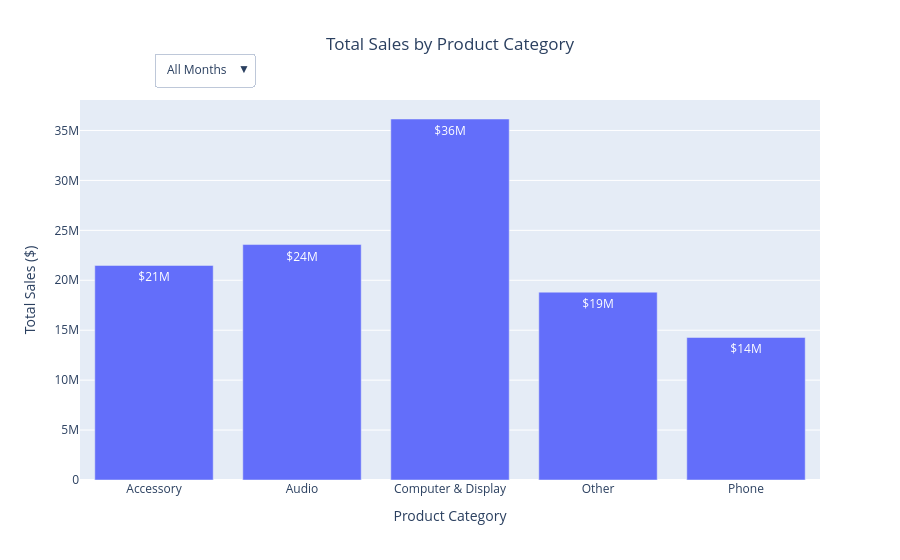

Notebook cell for this chart:
### Code cell
import plotly.graph_objects as go
import calendar

monthly_category_sales = df_cleaned.groupby(['Month', 'Category'])['Sales'].sum().reset_index()

months = sorted(monthly_category_sales['Month'].unique())
month_names = [calendar.month_abbr[int(m)] for m in months]

fig = go.Figure()

for month in months:
    df_month = monthly_category_sales[monthly_category_sales['Month'] == month]
    fig.add_trace(
        go.Bar(
            x=df_month['Category'],
            y=df_month['Sales'],
            name=calendar.month_abbr[int(month)],
            visible=False
        )
    )

total_category_sales = df_cleaned.groupby('Category')['Sales'].sum().reset_index()
fig.add_trace(
    go.Bar(
        x=total_category_sales['Category'],
        y=total_category_sales['Sales'],
        name='All Months',
        visible=True
    )
)

fig.update_traces(
    texttemplate='$%{y:,.2s}', 
    textposition='inside',
    textfont=dict(
        color='white',
        size=12
    ),
    insidetextanchor='end',
    selector=dict(type='bar')
)

buttons = []

buttons.append(dict(
    label="All Months",
    method="update",
    args=[{"visible": [False]*len(months) + [True]},
          {"title": "Total Sales by Product Category (All Months)"}]
))

for i, month_name in enumerate(month_names):
    visibility = [False] * (len(months) + 1)
    visibility[i] = True
    buttons.append(dict(
        label=month_name,
        method="update",
        args=[{"visible": visibility},
              {"title": f"Total Sales by Category for {month_name}"}]
    ))

fig.update_layout(
    updatemenus=[
        dict(
            active=0,
            buttons=buttons,
            direction="down",
            pad={"r": 10, "t": 10},
            showactive=True,
            x=0.1,
            xanchor="left",
            y=1.15,
            yanchor="top"
        )
    ],
    title_text="Total Sales by Product Category",
    xaxis_title="Product Category",
    yaxis_title="Total Sales ($)",
    title_x=0.5
)

fig.show()

### Figure 1 — Plotly figure (JSON) as saved in the notebook; plotly's stock layout.template omitted (floating-point values rounded to 4 significant figures)
{"data": [{"insidetextanchor": "end", "name": "Jan", "textfont": {"color": "white", "size": 12}, "textposition": "inside", "texttemplate": "$%{y:,.2s}", "type": "bar", "visible": false, "x": ["Accessory", "Audio", "Computer & Display", "Other", "Phone"], "y": [1331000.0, 1263000.0, 3382000.0, 1140000.0, 971400.0]}, {"insidetextanchor": "end", "name": "Feb", "textfont": {"color": "white", "size": 12}, "textposition": "inside", "texttemplate": "$%{y:,.2s}", "type": "bar", "visible": false, "x": ["Accessory", "Audio", "Computer & Display", "Other", "Phone"], "y": [1568000.0, 1295000.0, 2353000.0, 919200.0, 928000.0]}, {"insidetextanchor": "end", "name": "Mar", "textfont": {"color": "white", "size": 12}, "textposition": "inside", "texttemplate": "$%{y:,.2s}", "type": "bar", "visible": false, "x": ["Accessory", "Audio", "Computer & Display", "Other", "Phone"], "y": [1199000.0, 1454000.0, 2632000.0, 1111000.0, 917900.0]}, {"insidetextanchor": "end", "name": "Apr", "textfont": {"color": "white", "size": 12}, "textposition": "inside", "texttemplate": "$%{y:,.2s}", "type": "bar", "visible": false, "x": ["Accessory", "Audio", "Computer & Display", "Other", "Phone"], "y": [1244000.0, 1288000.0, 3920000.0, 3196000.0, 1106000.0]}, {"insidetextanchor": "end", "name": "May", "textfont": {"color": "white", "size": 12}, "textposition": "inside", "texttemplate": "$%{y:,.2s}", "type": "bar", "visible": false, "x": ["Accessory", "Audio", "Computer & Display", "Other", "Phone"], "y": [1234000.0, 1245000.0, 2579000.0, 3207000.0, 2285000.0]}, {"insidetextanchor": "end", "name": "Jun", "textfont": {"color": "white", "size": 12}, "textposition": "inside", "texttemplate": "$%{y:,.2s}", "type": "bar", "visible": false, "x": ["Accessory", "Audio", "Computer & Display", "Other", "Phone"], "y": [1225000.0, 3154000.0, 2371000.0, 1142000.0, 956200.0]}, {"insidetextanchor": "end", "name": "Jul", "textfont": {"color": "white", "size": 12}, "textposition": "inside", "texttemplate": "$%{y:,.2s}", "type": "bar", "visible": false, "x": ["Accessory", "Audio", "Computer & Display", "Other", "Phone"], "y": [3191000.0, 1201000.0, 2823000.0, 1306000.0, 1139000.0]}, {"insidetextanchor": "end", "name": "Aug", "textfont": {"color": "white", "size": 12}, "textposition": "inside", "texttemplate": "$%{y:,.2s}", "type": "bar", "visible": false, "x": ["Accessory", "Audio", "Computer & Display", "Other", "Phone"], "y": [3201000.0, 5251000.0, 3671000.0, 1209000.0, 990500.0]}, {"insidetextanchor": "end", "name": "Sep", "textfont": {"color": "white", "size": 12}, "textposition": "inside", "texttemplate": "$%{y:,.2s}", "type": "bar", "visible": false, "x": ["Accessory", "Audio", "Computer & Display", "Other", "Phone"], "y": [1786000.0, 1247000.0, 4011000.0, 2236000.0, 930300.0]}, {"insidetextanchor": "end", "name": "Oct", "textfont": {"color": "white", "size": 12}, "textposition": "inside", "texttemplate": "$%{y:,.2s}", "type": "bar", "visible": false, "x": ["Accessory", "Audio", "Computer & Display", "Other", "Phone"], "y": [1436000.0, 1348000.0, 2808000.0, 1122000.0, 2089000.0]}, {"insidetextanchor": "end", "name": "Nov", "textfont": {"color": "white", "size": 12}, "textposition": "inside", "texttemplate": "$%{y:,.2s}", "type": "bar", "visible": false, "x": ["Accessory", "Audio", "Computer & Display", "Other", "Phone"], "y": [2530000.0, 2250000.0, 2646000.0, 1119000.0, 987800.0]}, {"insidetextanchor": "end", "name": "Dec", "textfont": {"color": "white", "size": 12}, "textposition": "inside", "texttemplate": "$%{y:,.2s}", "type": "bar", "visible": false, "x": ["Accessory", "Audio", "Computer & Display", "Other", "Phone"], "y": [1540000.0, 2580000.0, 2954000.0, 1103000.0, 970900.0]}, {"insidetextanchor": "end", "name": "All Months", "textfont": {"color": "white", "size": 12}, "textposition": "inside", "texttemplate": "$%{y:,.2s}", "type": "bar", "visible": true, "x": ["Accessory", "Audio", "Computer & Display", "Other", "Phone"], "y": [21490000.0, 23580000.0, 36150000.0, 18810000.0, 14270000.0]}], "layout": {"title": {"text": "Total Sales by Product Category", "x": 0.5}, "updatemenus": [{"active": 0, "buttons": [{"args": [{"visible": [false, false, false, false, false, false, false, false, false, false, false, false, true]}, {"title": "Total Sales by Product Category (All Months)"}], "label": "All Months", "method": "update"}, {"args": [{"visible": [true, false, false, false, false, false, false, false, false, false, false, false, false]}, {"title": "Total Sales by Category for Jan"}], "label": "Jan", "method": "update"}, {"args": [{"visible": [false, true, false, false, false, false, false, false, false, false, false, false, false]}, {"title": "Total Sales by Category for Feb"}], "label": "Feb", "method": "update"}, {"args": [{"visible": [false, false, true, false, false, false, false, false, false, false, false, false, false]}, {"title": "Total Sales by Category for Mar"}], "label": "Mar", "method": "update"}, {"args": [{"visible": [false, false, false, true, false, false, false, false, false, false, false, false, false]}, {"title": "Total Sales by Category for Apr"}], "label": "Apr", "method": "update"}, {"args": [{"visible": [false, false, false, false, true, false, false, false, false, false, false, false, false]}, {"title": "Total Sales by Category for May"}], "label": "May", "method": "update"}, {"args": [{"visible": [false, false, false, false, false, true, false, false, false, false, false, false, false]}, {"title": "Total Sales by Category for Jun"}], "label": "Jun", "method": "update"}, {"args": [{"visible": [false, false, false, false, false, false, true, false, false, false, false, false, false]}, {"title": "Total Sales by Category for Jul"}], "label": "Jul", "method": "update"}, {"args": [{"visible": [false, false, false, false, false, false, false, true, false, false, false, false, false]}, {"title": "Total Sales by Category for Aug"}], "label": "Aug", "method": "update"}, {"args": [{"visible": [false, false, false, false, false, false, false, false, true, false, false, false, false]}, {"title": "Total Sales by Category for Sep"}], "label": "Sep", "method": "update"}, {"args": [{"visible": [false, false, false, false, false, false, false, false, false, true, false, false, false]}, {"title": "Total Sales by Category for Oct"}], "label": "Oct", "method": "update"}, {"args": [{"visible": [false, false, false, false, false, false, false, false, false, false, true, false, false]}, {"title": "Total Sales by Category for Nov"}], "label": "Nov", "method": "update"}, {"args": [{"visible": [false, false, false, false, false, false, false, false, false, false, false, true, false]}, {"title": "Total Sales by Category for Dec"}], "label": "Dec", "method": "update"}], "direction": "down", "pad": {"r": 10, "t": 10}, "showactive": true, "x": 0.1, "xanchor": "left", "y": 1.15, "yanchor": "top"}], "xaxis": {"title": {"text": "Product Category"}}, "yaxis": {"title": {"text": "Total Sales ($)"}}}}
